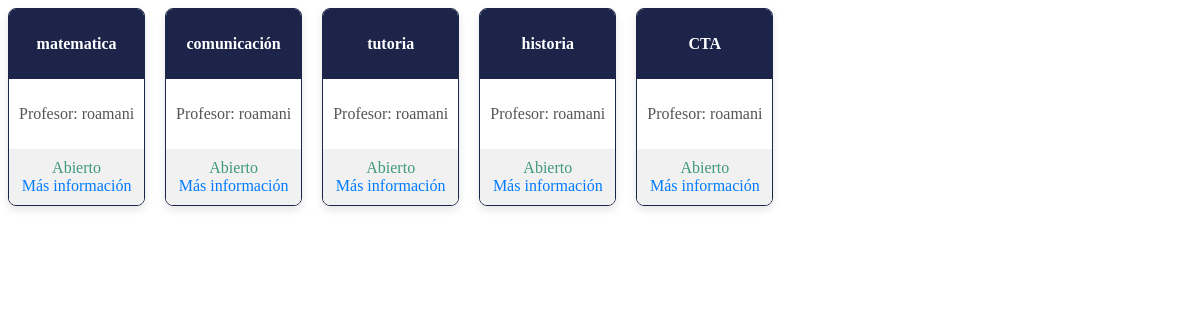
The app's page /asignaturas/ with its own data.
### apps/entradas/models.py (models this page shows, shortened)
class Asignatura(models.Model):
    nombre_materia = models.CharField(max_length=255, verbose_name="Nombre de la Materia")
    salon = models.ForeignKey('Salon', on_delete=models.CASCADE, related_name='asignaturas')
    profesor = models.ForeignKey(Profesor, on_delete=models.CASCADE, related_name='asignaturas')
    class Meta:
        verbose_name = "Asignatura"
        verbose_name_plural = "Asignaturas"

class Profesor(models.Model):
    codigo = models.CharField(max_length=10, unique=True, verbose_name="Código")
    nombre_completo = models.CharField(max_length=255)
    correo = models.EmailField()
    genero = models.CharField(max_length=10, choices=GENERO_CHOICES)
    telefono = models.CharField(max_length=15, validators=[
        RegexValidator(regex=r'^\+?1?\d{9}$', message="El número de teléfono debe estar en el formato: '+999999999'. Hasta 15 dígitos permitidos.")
    ])
    password = models.CharField(max_length=255)
    salon = models.ForeignKey('Salon', on_delete=models.CASCADE, related_name='profesores')
    def __str__(self):
        return self.nombre_completo
    class Meta:
        verbose_name = "Profesor"
        verbose_name_plural = "Profesores"

### apps/entradas/views.py (the view)
# urls.py: path('asignaturas/', lista_asignaturas, name='lista_asignaturas'),
def lista_asignaturas(request):
    asignaturas = Asignatura.objects.all()
    return render(request, 'vista alumno/asignaturas.html', {'asignaturas': asignaturas})

### apps/entradas/templates/vista alumno/asignaturas.html (shortened to what this page needs)
<!DOCTYPE html>
<html lang="es">
<head>
    {% load static %}
    <link rel="stylesheet" href="{% static 'style/asignatura.css' %}">
    <link rel="stylesheet" href="{% static 'style/info-window.css' %}">
</head>
<body>
    <div class="container">
        <div class="grid-container">
            {% for asignatura in asignaturas %}
            <div class="card">
                <div class="card-header">
                    <p>{{ asignatura.nombre_materia }}</p>
                </div>
                <div class="card-body">
                    <p>Profesor: {{ asignatura.profesor }}</p>
                </div>
                <div class="card-footer">
                    <p>Abierto</p>
                    <a href="#" id="info-window" class="more-info" data-id="{{ asignatura.id }}">Más información</a>
                </div>
            </div>
            {% endfor %}
        </div>
    </div>
</body>
</html>

### static/style/asignatura.css (style rules this page uses)
.grid-container { display: flex; grid-template-rows: repeat(4, 1fr); gap: 20px; }
.card { border: 1px solid #1c2549; border-radius: 8px; overflow: hidden; box-shadow: 0 4px 8px rgba(0, 0, 0, 0.1); transition: transform 0.2s; }
.card-header { background-color: #1c2549; color: #fff; padding: 10px; font-weight: bold; text-align: center; }
.card-body { padding: 10px; color: #555; }
.card-footer { background-color: #f1f1f1; padding: 10px; text-align: center; }
.card-footer p { margin: 0; color: #3f9880; }
.card-footer a { color: #007bff; text-decoration: none; }

### records on screen
Asignatura: nombre_materia "matematica", profesor "roamani"
Asignatura: nombre_materia "comunicación", profesor "roamani"
Asignatura: nombre_materia "tutoria", profesor "roamani"
Asignatura: nombre_materia "historia", profesor "roamani"
Asignatura: nombre_materia "CTA", profesor "roamani"
